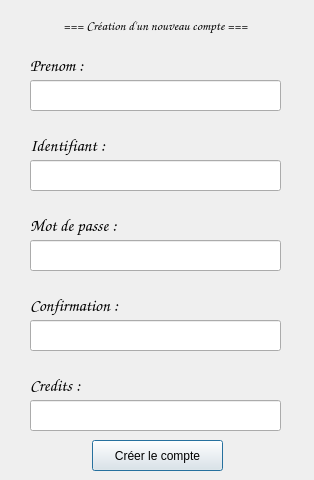
<?xml version="1.0" encoding="UTF-8"?>
<ui version="4.0">
 <class>Dialog</class>
 <widget class="QDialog" name="Dialog">
  <property name="geometry">
   <rect>
    <x>0</x>
    <y>0</y>
    <width>314</width>
    <height>480</height>
   </rect>
  </property>
  <property name="windowTitle">
   <string>Dialog</string>
  </property>
  <widget class="QLabel" name="labelTitle">
   <property name="geometry">
    <rect>
     <x>0</x>
     <y>10</y>
     <width>311</width>
     <height>31</height>
    </rect>
   </property>
   <property name="font">
    <font>
     <family>Comic Sans MS</family>
     <pointsize>10</pointsize>
     <weight>50</weight>
     <bold>false</bold>
    </font>
   </property>
   <property name="text">
    <string>&lt;html&gt;&lt;head/&gt;&lt;body&gt;&lt;p align=&quot;center&quot;&gt;=== Création d'un nouveau compte ===&lt;/p&gt;&lt;/body&gt;&lt;/html&gt;</string>
   </property>
  </widget>
  <widget class="QLabel" name="labelPrenom">
   <property name="geometry">
    <rect>
     <x>30</x>
     <y>50</y>
     <width>256</width>
     <height>31</height>
    </rect>
   </property>
   <property name="font">
    <font>
     <family>Comic Sans MS</family>
     <pointsize>13</pointsize>
    </font>
   </property>
   <property name="text">
    <string>Prenom :</string>
   </property>
  </widget>
  <widget class="QLineEdit" name="lineEditPrenom">
   <property name="geometry">
    <rect>
     <x>30</x>
     <y>80</y>
     <width>251</width>
     <height>31</height>
    </rect>
   </property>
  </widget>
  <widget class="QLabel" name="labelIdentifiant">
   <property name="geometry">
    <rect>
     <x>30</x>
     <y>130</y>
     <width>256</width>
     <height>31</height>
    </rect>
   </property>
   <property name="font">
    <font>
     <family>Comic Sans MS</family>
     <pointsize>13</pointsize>
    </font>
   </property>
   <property name="text">
    <string>Identifiant :</string>
   </property>
  </widget>
  <widget class="QLineEdit" name="lineEditIdentifiant">
   <property name="geometry">
    <rect>
     <x>30</x>
     <y>160</y>
     <width>251</width>
     <height>31</height>
    </rect>
   </property>
  </widget>
  <widget class="QLabel" name="labelMDP">
   <property name="geometry">
    <rect>
     <x>30</x>
     <y>210</y>
     <width>256</width>
     <height>31</height>
    </rect>
   </property>
   <property name="font">
    <font>
     <family>Comic Sans MS</family>
     <pointsize>13</pointsize>
    </font>
   </property>
   <property name="text">
    <string>Mot de passe :</string>
   </property>
  </widget>
  <widget class="QLineEdit" name="lineEditMDP">
   <property name="geometry">
    <rect>
     <x>30</x>
     <y>240</y>
     <width>251</width>
     <height>31</height>
    </rect>
   </property>
  </widget>
  <widget class="QLineEdit" name="lineEditMDPConfirmation">
   <property name="geometry">
    <rect>
     <x>30</x>
     <y>320</y>
     <width>251</width>
     <height>31</height>
    </rect>
   </property>
  </widget>
  <widget class="QLineEdit" name="lineEditCredits">
   <property name="geometry">
    <rect>
     <x>30</x>
     <y>400</y>
     <width>251</width>
     <height>31</height>
    </rect>
   </property>
  </widget>
  <widget class="QLabel" name="labelMDPConfirmation">
   <property name="geometry">
    <rect>
     <x>30</x>
     <y>290</y>
     <width>256</width>
     <height>31</height>
    </rect>
   </property>
   <property name="font">
    <font>
     <family>Comic Sans MS</family>
     <pointsize>13</pointsize>
    </font>
   </property>
   <property name="text">
    <string>Confirmation :</string>
   </property>
  </widget>
  <widget class="QLabel" name="labelCredit">
   <property name="geometry">
    <rect>
     <x>30</x>
     <y>370</y>
     <width>256</width>
     <height>31</height>
    </rect>
   </property>
   <property name="font">
    <font>
     <family>Comic Sans MS</family>
     <pointsize>13</pointsize>
    </font>
   </property>
   <property name="text">
    <string>Credits :</string>
   </property>
  </widget>
  <widget class="QPushButton" name="buttonNewUser">
   <property name="geometry">
    <rect>
     <x>92</x>
     <y>440</y>
     <width>131</width>
     <height>31</height>
    </rect>
   </property>
   <property name="sizeIncrement">
    <size>
     <width>0</width>
     <height>0</height>
    </size>
   </property>
   <property name="baseSize">
    <size>
     <width>0</width>
     <height>0</height>
    </size>
   </property>
   <property name="text">
    <string>Créer le compte</string>
   </property>
  </widget>
  <zorder>buttonNewUser</zorder>
  <zorder>labelTitle</zorder>
  <zorder>labelPrenom</zorder>
  <zorder>lineEditPrenom</zorder>
  <zorder>labelIdentifiant</zorder>
  <zorder>lineEditIdentifiant</zorder>
  <zorder>labelMDP</zorder>
  <zorder>lineEditMDP</zorder>
  <zorder>lineEditMDPConfirmation</zorder>
  <zorder>lineEditCredits</zorder>
  <zorder>labelMDPConfirmation</zorder>
  <zorder>labelCredit</zorder>
 </widget>
 <resources/>
 <connections/>
</ui>
